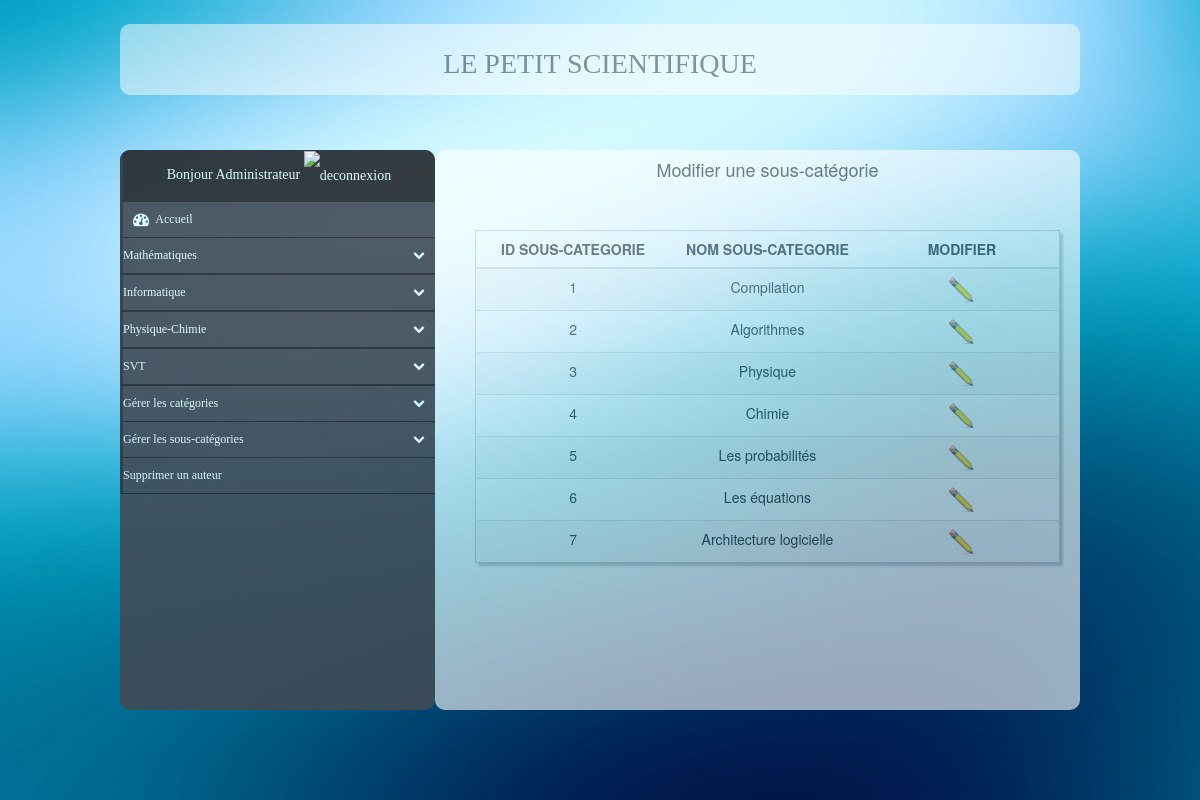
/lepetitscientifique?modifierSousCateg (signed in), run on the app's committed database.
### tables this page shows
CREATE TABLE `categorie` (
  `id_categ` int(11) NOT NULL,
  `nom_categ` varchar(40) NOT NULL
);

CREATE TABLE `souscategorie` (
  `id_categ` int(11) NOT NULL,
  `id_souscateg` int(11) NOT NULL,
  `nom_souscateg` varchar(35) NOT NULL
);

### categorieModel.php (called while the page is built, shortened)
<?php
class Categorie {
	private $_db;
	public function __construct() 	{
		try {
			$this->_db = new PDO('mysql:host='.HOSTNAME.';dbname='.DBMENU, USER, PASSWD);
		} catch (PDOException $e) {
			print 'Error!: ' . $e_>getMessage() . '<br/>';
			die();
		}
	}
	public function getCategories() {
		$query = "SELECT * FROM categorie";
		$request = $this->_db->prepare($query);
		$request->execute();
		$data = $request->fetchAll();
		return $data;
	}
}
?>

### sousCategorieModel.php (called while the page is built, shortened)
<?php
class SousCategorie {
	private $_db;
	public function __construct() 	{
		try {
			$this->_db = new PDO('mysql:host='.HOSTNAME.';dbname='.DBMENU, USER, PASSWD);
		} catch (PDOException $e) {
			print 'Error!: ' . $e_>getMessage() . '<br/>';
			die();
		}
	}
	public function getSousCategories() {
		$query = "SELECT * FROM souscategorie";
		$request = $this->_db->prepare($query);
		$request->execute();
		return $request->fetchAll();
	}
}
?>

### vueGestionSousCateg.php (the view, shortened to what this page needs)
<?php
function tabModifierSousCateg($data1) {
	echo "			<h4>Modifier une sous-catégorie</h4>\n";
	echo "			<div class=\"custyle\">\n";
	if (count($data1) >= 1) {
		echo "				<form action=\"lepetitscientifique.php\" method=\"get\">\n";
		echo "					<table class=\"table table-striped custab\">\n";
		echo "						<thead>\n";
		echo "							<tr>\n";
		echo "								<th> ID SOUS-CATEGORIE  </th>\n";
		echo "								<th> NOM SOUS-CATEGORIE </th>\n";
		echo "								<th> MODIFIER           </th>\n";
		echo "							</tr>\n";
		echo "						</thead>\n";
	} else {
		echo "				<p>Il n'y a aucune sous-catégrie à modifier</>\n";
	}
	foreach($data1 as $tuple) {
		echo "						<tr>\n";
		if (isset($_GET['update']) && $_GET['update'] == $tuple['id_souscateg']) {
			echo "								<td>\n";
			echo "								<input type=\"hidden\" name=\"modifierSousCateg\">\n";
			echo "									".$tuple['id_souscateg']."\n";
			echo " 									<input type=\"hidden\" name=\"update_id_souscateg\" value=\"".$tuple['id_souscateg']."\">\n";
			echo "								</td>\n";
			echo "								<td>\n";
			echo " 									<input name=\"update_nom_souscateg\" value=\"".$tuple['nom_souscateg']."\" required=required pattern=\"([-A-z0-9À-ž\s]){3,}\">\n";
			echo " 								</td>";
			echo "								<td>\n";
			echo "									<button class=\"btn btn-default btn-circle\" type=\"submit\"><img width=\"25\" height=\"25\" src=\"images/val.png\" alt=\"valider\"/></button>\n";
			echo " 								</td>\n";
		} else {
			echo "							<td>\n";
			echo "								".$tuple['id_souscateg']."\n";
			echo "							</td>\n";
			echo "							<td>\n";
			echo "								".$tuple['nom_souscateg']."\n";
			echo "							</td>\n";
			echo " 							<td>\n";
			echo "								<a href=\"lepetitscientifique?modifierSousCateg&update=".$tuple['id_souscateg']."\"><img width=\"25\" height=\"25\" src=\"images/modif.png\" alt=\"modifier\"/></a>\n";
			echo "							</td>\n";
		}
		echo "						</tr>\n";
	}
	if (count($data1) >= 1) {
		echo "					</table>\n";
		echo "				</form>\n";
	}
	echo " 			</div>\n";
}
?>

### vueLepetitscientifique.php (shortened to what this page needs)
<?php
function entete() {
?>
<!DOCTYPE HTML>
<html>
	<head>
		<link href="bootstrap/css/bootstrap.css" rel="stylesheet" type="text/css" />
		<link href="style.css" rel="stylesheet">
		<link href="//maxcdn.bootstrapcdn.com/font-awesome/4.2.0/css/font-awesome.min.css" rel="stylesheet">
	</head>
	<body>
		<div id="fond">
			<header>
					<h2>LE PETIT SCIENTIFIQUE</h2>
			</header>
		</div>
<?php
}
function pied() {
?>
		</section>
	</body>
</html>
<?php
}
function contenu() {
?>
		<section id="article">
<?php
}
?>

### vueMenu.php (shortened to what this page needs)
<?php
function menu($dataCateg, $dataSousCateg, $dataArticle) {
	echo " 		<div class=\"nav-side-menu\">\n";
	echo "			<div class=\"menu-list\">\n";
	echo " 				<ul id=\"menu-content\" class=\"menu-content collapse out\">\n";
	echo " 					<li class=\"brand\">\n";
	if (isset($_SESSION['mail'])) {
		echo "						Bonjour ".$_SESSION['prenom']." ".$_SESSION['nom']."\n";
		echo "						<a href=\"deconnexion.php\"><img src=\"images/dec.png\" width=\"25\" height=\"25\" alt=\"deconnexion\"/></a>\n";
	}
	echo " 					</li>\n";
	echo " 					<li>\n";
	echo "						<a class=\"block\" href=\"lepetitscientifique.php\">\n";
	echo "							<i class=\"fa fa-dashboard fa-lg\"></i> Accueil\n";
	echo "						</a>\n";
	echo "					</li>\n";
	$cpt = 0;
	foreach($dataCateg as $nomCateg) {
		$cpt = $cpt + 1;
		echo " 					<li data-toggle=\"collapse\" data-target=\"#categ".$cpt."\" class=\"collapsed\">\n";
		echo "						".$nomCateg['nom_categ']." <span class=\"arrow\"></span>\n";
		echo " 					</li>\n";
		echo "					<li><ul class=\"sub-menu collapse\" id=\"categ".$cpt."\">\n";
		echo " 					</ul></li>\n";
	}
	if (isset($_SESSION['mail']) && $_SESSION['admin'] == 1) {
		echo " 				<li data-toggle=\"collapse\" data-target=\"#new\" class=\"collapsed \">\n";
		echo "					Gérer les catégories<span class=\"arrow\"></span>\n";
		echo "				</li>\n";
		echo " 				<li data-toggle=\"collapse\" data-target=\"#new1\" class=\"collapsed \">\n";
		echo "					Gérer les sous-catégories<span class=\"arrow\"></span>\n";
		echo "				</li>\n";
		echo " 					<li>\n";
		echo "						<a href=\"lepetitscientifique?supprimerAuteur\">Supprimer un auteur</a>\n";
		echo "					</li>\n";
	} else if (isset($_SESSION['mail'])) {
		echo " 					<li>\n";
		echo "						<a class=\"block\" href=\"lepetitscientifique?modifierAuteur\"><i class=\"fa fa-user fa-lg\"></i>Modifier son compte</a>\n";
		echo "					</li>\n";
		echo " 					<li data-toggle=\"collapse\" data-target=\"#new2\" class=\"collapsed \">\n";
		echo "						Gérer les articles<span class=\"arrow\"></span>\n";
		echo " 						<ul class=\"sub-menu collapse\" id=\"new2\">\n";
		echo " 							<li>\n";
		echo "								<a class=\"block\" href=\"lepetitscientifique?ajouterArticle\">Ajouter un article</a>\n";
		echo "							</li>\n";
		echo " 							<li>\n";
		echo "								<a class=\"block\" href=\"lepetitscientifique?modifierArticle\">Modifier un article</a>\n";
		echo "							</li>\n";
		echo " 							<li>\n";
		echo "								<a class=\"block\" href=\"lepetitscientifique?supprimerArticle\">Supprimer un article</a>\n";
		echo "							</li>\n";
		echo "						</ul>\n";
		echo "					</li>\n";
	}
	echo " 				</ul>\n";
	echo " 			</div>\n";
	echo " 		</div>\n";
}
?>

### lepetitscientifique.php (shortened to what this page needs)
<?php
include('categorieModel.php');
include('sousCategorieModel.php');
include('vueMenu.php');
include('vueGestionSousCateg.php');
include('vueLepetitScientifique.php');
entete();
$categorie = new Categorie;
$souscategorie = new SousCategorie;
$article = new Article;
$auteur = new Auteur;
$dataCateg = $categorie->getCategories();
$dataSousCateg = $souscategorie->getSousCategories();
$dataArticle = $article->getArticles();
menu($dataCateg, $dataSousCateg, $dataArticle);
contenu();
if (isset($_SESSION['mail']) && $_SESSION['admin'] == 1) {
	if (isset($_GET['modifierSousCateg'])) {
		tabModifierSousCateg($dataSousCateg);
	}
} else if (isset($_SESSION['mail'])) {
	if (isset($_GET['modifierAuteur'])) {
		tabModifierAuteur();
	}
	if (isset($_GET['update_auteur'])) {
		$auteur->modifierAuteur($_GET['update_auteur'], $_GET['update_password_auteur']);
	}
	if (isset($_GET['ajouterArticle'])) {
		ajouterArticle($dataCateg, $dataSousCateg, $dataArticle);
	}
	if (isset($_GET['insert_id_souscateg']) && isset($_GET['insert_id_article']) && isset($_GET['insert_nom_article'])) {
		$date = date("Y-m-d");
		$id = $_SESSION['id'];
		$bool = true;
		foreach($dataArticle as $atuple) {
			if ($_GET['insert_nom_article'] == $atuple['nom_article']) {
				$bool = false;
				echo "<script> window.setTimeout(\"location=('lepetitscientifique?ajouterArticle&erreurNomArticle');\");</script>\n";
			}
		}
		if ($bool) {
			$article->ajouterArticle($_GET['insert_id_souscateg'], $_GET['insert_id_article'], $id, $date, $_GET['insert_nom_article']);
		}
	}
	if (isset($_GET['modifierArticle'])) {
		modifierArticle($dataArticle);
	}
	if (isset($_GET['supprimerArticle'])) {
		tabSupprimerArticle($dataArticle);
	}
	if (isset($_GET['delete_id_article']) && isset($_GET['delete_repertoire'])) {
		$dirname = "articles/".$_GET['delete_repertoire'];
		if (is_dir($dirname)) {
			$handle = opendir( "./$dirname" );
			while (($filename = readdir($handle))) {
				if ( $filename != '.' && $filename != '..' && $filename != 'index.php' ) {
					unlink("$dirname/$filename");
				}
			}
			rmdir($dirname);
		}
		$article->supprimerArticle($_GET['delete_id_article']);
	}
}
pied();
?>

### style.css (style rules this page uses)
header { padding: 5px 0px; top: 3%; left: 10%; right: 10%; margin: auto; background-color: white; color: #2e353d; opacity: 0.50; line-height: 70px ; position: fixed; z-index: 1; border-radius: 10px; }
h2 { text-align: center; font-family: cursive; font-size: 28px; }
#article { background-color: white; position: fixed; padding-left: 20px; overflow: auto; height: 70%; margin-left: 10%; left: 315px; top: 150px; right: 10%; z-index: 0; opacity: 0.60; border-radius: 10px; }
h4 { margin-top: 10px; text-align: center; }
.centre td, th, tr { width: 120px; height: 30px; text-align: center; }
table { left: 300px; top: 150px; border: none; }
thead { font-weight: bold; }
.custyle { margin-right: 40px; margin-bottom: 140px; }
.custab { border: 1px solid #ccc; padding: 5px; margin-left: 20px; margin-top: 50px; overflow: auto; box-shadow: 3px 3px 2px #ccc; transition: 0.5s; }
#fond { width: 100%; height: 100%; position: fixed; background: url(images/fond2.jpeg) 0px center no-repeat; background-size: cover; }
a.block { display:inline-block; width: 83%; }
.nav-side-menu { opacity: 0.90; position: fixed; overflow: auto; font-family: verdana; font-size: 12px; font-weight: 200; background-color: #414b56; z-index: 1; left: 10%; top: 150px; width: 315px; height: 70%; color: #e1ffff; border-radius: 10px; }
.nav-side-menu .brand { background-color: #23282e; line-height: 50px; display: block; text-align: center; font-size: 14px; }
.nav-side-menu ul, .nav-side-menu li { list-style: none; padding: 0px; margin: 0px; line-height: 35px; cursor: pointer; }
.nav-side-menu li { padding-left: 0px; border-left: 3px solid #2e353d; border-bottom: 1px solid #23282e; }
.nav-side-menu li a { text-decoration: none; color: #e1ffff; }
.nav-side-menu li a i { padding-left: 10px; width: 20px; padding-right: 20px; }
@media (min-width: 767px) { .nav-side-menu .menu-list .menu-content { display: block; } }
body { margin: 0px; padding: 0px; background: url(images/fond2.jpeg) 0px center no-repeat; }

### data on the page
categorie: nom_categ "Mathématiques"
categorie: nom_categ "Informatique"
categorie: nom_categ "Physique-Chimie"
categorie: nom_categ "SVT"
souscategorie: id_souscateg "1", nom_souscateg "Compilation"
souscategorie: id_souscateg "2", nom_souscateg "Algorithmes"
souscategorie: id_souscateg "3", nom_souscateg "Physique"
souscategorie: id_souscateg "4", nom_souscateg "Chimie"
souscategorie: id_souscateg "5", nom_souscateg "Les probabilités"
souscategorie: id_souscateg "6", nom_souscateg "Les équations"
souscategorie: id_souscateg "7", nom_souscateg "Architecture logicielle"

### other printed values
$_SESSION['nom'] "Administrateur"
